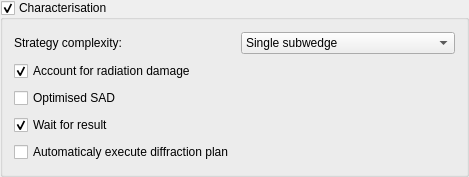
<?xml version="1.0" encoding="UTF-8"?>
<ui version="4.0">
 <class>CharacteriseSimpleWidgetVerticalLayout</class>
 <widget class="QWidget" name="CharacteriseSimpleWidgetVerticalLayout">
  <property name="geometry">
   <rect>
    <x>0</x>
    <y>0</y>
    <width>469</width>
    <height>177</height>
   </rect>
  </property>
  <property name="windowTitle">
   <string>CharacteriseWidgetVerticalSimple</string>
  </property>
  <layout class="QHBoxLayout">
   <property name="spacing">
    <number>0</number>
   </property>
   <property name="margin">
    <number>0</number>
   </property>
   <item>
    <layout class="QVBoxLayout">
     <property name="margin">
      <number>0</number>
     </property>
     <item>
      <widget class="QGroupBox" name="characterisation_gbox">
       <property name="sizePolicy">
        <sizepolicy hsizetype="Expanding" vsizetype="Expanding">
         <horstretch>0</horstretch>
         <verstretch>0</verstretch>
        </sizepolicy>
       </property>
       <property name="acceptDrops">
        <bool>false</bool>
       </property>
       <property name="title">
        <string>Characterisation</string>
       </property>
       <property name="checkable">
        <bool>true</bool>
       </property>
       <layout class="QGridLayout" name="gridLayout_2">
        <item row="1" column="0">
         <widget class="QCheckBox" name="account_rad_dmg_cbx">
          <property name="text">
           <string>Account for radiation damage</string>
          </property>
          <property name="checked">
           <bool>true</bool>
          </property>
         </widget>
        </item>
        <item row="0" column="1">
         <widget class="QComboBox" name="start_comp_cbox">
          <item>
           <property name="text">
            <string>Single subwedge</string>
           </property>
          </item>
          <item>
           <property name="text">
            <string>Few subwedges</string>
           </property>
          </item>
          <item>
           <property name="text">
            <string>Many subwedges</string>
           </property>
          </item>
         </widget>
        </item>
        <item row="0" column="0">
         <widget class="QLabel" name="strat_comp_label">
          <property name="text">
           <string>Strategy complexity:</string>
          </property>
          <property name="wordWrap">
           <bool>false</bool>
          </property>
         </widget>
        </item>
        <item row="2" column="0">
         <widget class="QCheckBox" name="optimised_sad_cbx">
          <property name="text">
           <string>Optimised SAD</string>
          </property>
         </widget>
        </item>
        <item row="3" column="0">
         <widget class="QCheckBox" name="wait_result_cbx">
          <property name="text">
           <string>Wait for result</string>
          </property>
          <property name="checked">
           <bool>true</bool>
          </property>
         </widget>
        </item>
        <item row="4" column="0">
         <widget class="QCheckBox" name="execute_plan_cbx">
          <property name="text">
           <string>Automaticaly execute diffraction plan</string>
          </property>
         </widget>
        </item>
       </layout>
      </widget>
     </item>
    </layout>
   </item>
  </layout>
 </widget>
 <layoutdefault spacing="6" margin="11"/>
 <pixmapfunction>qPixmapFromMimeSource</pixmapfunction>
 <tabstops>
  <tabstop>characterisation_gbox</tabstop>
  <tabstop>start_comp_cbox</tabstop>
  <tabstop>account_rad_dmg_cbx</tabstop>
  <tabstop>optimised_sad_cbx</tabstop>
  <tabstop>wait_result_cbx</tabstop>
  <tabstop>execute_plan_cbx</tabstop>
 </tabstops>
 <resources/>
 <connections/>
</ui>
